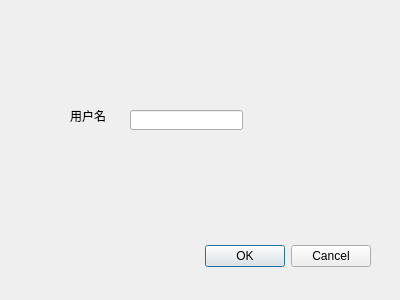
<?xml version="1.0" encoding="UTF-8"?>
<ui version="4.0">
 <class>AddUserDialog</class>
 <widget class="QDialog" name="AddUserDialog">
  <property name="geometry">
   <rect>
    <x>0</x>
    <y>0</y>
    <width>400</width>
    <height>300</height>
   </rect>
  </property>
  <property name="windowTitle">
   <string>添加用户</string>
  </property>
  <widget class="QDialogButtonBox" name="buttonBox">
   <property name="geometry">
    <rect>
     <x>30</x>
     <y>240</y>
     <width>341</width>
     <height>32</height>
    </rect>
   </property>
   <property name="orientation">
    <enum>Qt::Horizontal</enum>
   </property>
   <property name="standardButtons">
    <set>QDialogButtonBox::Cancel|QDialogButtonBox::Ok</set>
   </property>
  </widget>
  <widget class="QLabel" name="labelUserName">
   <property name="geometry">
    <rect>
     <x>70</x>
     <y>110</y>
     <width>54</width>
     <height>12</height>
    </rect>
   </property>
   <property name="text">
    <string>用户名</string>
   </property>
  </widget>
  <widget class="QLineEdit" name="lineEditUserName">
   <property name="geometry">
    <rect>
     <x>130</x>
     <y>110</y>
     <width>113</width>
     <height>20</height>
    </rect>
   </property>
  </widget>
 </widget>
 <resources/>
 <connections>
  <connection>
   <sender>buttonBox</sender>
   <signal>accepted()</signal>
   <receiver>AddUserDialog</receiver>
   <slot>accept()</slot>
   <hints>
    <hint type="sourcelabel">
     <x>248</x>
     <y>254</y>
    </hint>
    <hint type="destinationlabel">
     <x>157</x>
     <y>274</y>
    </hint>
   </hints>
  </connection>
  <connection>
   <sender>buttonBox</sender>
   <signal>rejected()</signal>
   <receiver>AddUserDialog</receiver>
   <slot>reject()</slot>
   <hints>
    <hint type="sourcelabel">
     <x>316</x>
     <y>260</y>
    </hint>
    <hint type="destinationlabel">
     <x>286</x>
     <y>274</y>
    </hint>
   </hints>
  </connection>
 </connections>
</ui>
